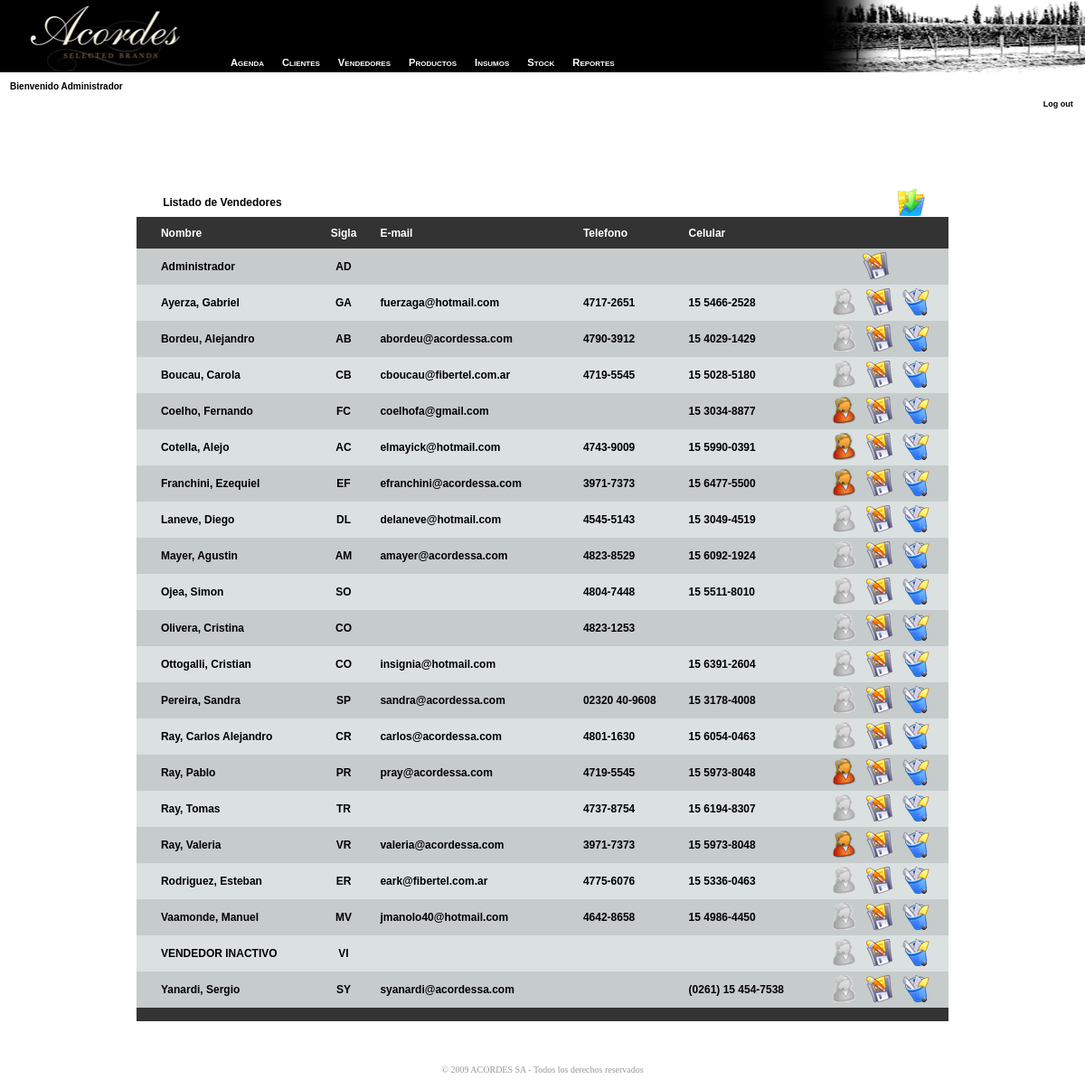
The page /web/administrador/abm_vendedores.php (signed in) on the database its author committed.
### tables this page shows
CREATE TABLE `vendedores` (
  `id_vendedor` int(6) NOT NULL AUTO_INCREMENT,
  `nombre` varchar(255) NOT NULL DEFAULT '',
  `sigla` varchar(100) DEFAULT NULL,
  `telefono` varchar(255) NOT NULL DEFAULT '',
  `mail` varchar(255) NOT NULL DEFAULT '',
  `direccion` varchar(255) NOT NULL DEFAULT '',
  `celular` varchar(20) DEFAULT NULL,
  `user` varchar(20) DEFAULT NULL,
  `observaciones` blob,
  `pass` varchar(20) NOT NULL DEFAULT '',
  `activo` tinyint(10) DEFAULT '1',
  PRIMARY KEY (`id_vendedor`)
);

### web/administrador/conn.php (called while the page is built, shortened)
<?php
$conn_id = openConn();
function openConn (){
	$local = $_SERVER['SERVER_NAME'] == "localhost" ? true:false;
	if ($local) {
		$id = mysql_connect("localhost", "root") or die("error");
	} else {
		$id = mysql_connect("localhost", "acordes_user", "Acordes12") or die(mysql_error());
		mysql_select_db("acordes_bd", $id);
	}
	return $id;
}
function query ($str){
	global $conn_id;
	$q = mysql_query ($str, $conn_id) or die (mysql_error());
	return $q;
}
?>

### web/administrador/abm_vendedores.php (the view, shortened to what this page needs)
<?
require("conn.php");
require("func.php");
$ver = $_REQUEST['ver'];
if($ver == "") $ver = "listar";
$id_vendedor = $_REQUEST['id_vendedor'];
?>
<html>
<head>
<link rel="stylesheet" href="includes/menu.css" type="text/css">
<link href="estilos.css" rel="stylesheet" type="text/css">
</head>
<body>
<?
	$vendedor = $_SESSION['nombre_vend'];
	$exp = explode(",", $vendedor);
	if($exp[1] == ""){
		$n = $exp[0];
	}else{
		$n = $exp[1];
	}
	include("_menu.php");
?>
<table width="100%" border="0" cellpadding="0" cellspacing="0">
		<tr>
			<td height="121" valign="top">
				<table width="100%" height="121" border="0" cellpadding="0" cellspacing="0" id="HEADER">
					<tr>
						<td width="343" valign="top" class="header-left3">
						  <img src="images/headers/mm-ap.jpg" width="341" height="80">
						  <p class="textToolBar">&nbsp;&nbsp;&nbsp;&nbsp;Bienvenido <?= $n?></p>
						</td>
						<td class="expand3">&nbsp;</td>
						<td width="358" valign="top" class="header-right3">
							<p>&nbsp;<br><br><br></p><p>&nbsp;</p>
					    	<p align="right"><a href="logout.php" class="textToolBarLink">Log out</a>&nbsp;&nbsp;&nbsp;</p>
						</td>
					</tr>
				</table>
			</td>
		</tr>
		<tr>
		  <td height="15"><div align="right"></div></td>
		</tr>
		<tr valign="top">
			<td height="5">
			</td>
		</tr>
		<tr><td height="30">&nbsp;</td></tr>
		<tr>
			<td valign="top" height="30">
<br>
<br>
<?
if($ver != "listar"){
?>
	<table width="700" align="center" cellpadding="0" cellspacing="1">
		<form action="<?= $_SERVER['PHP_SELF']?>" method="POST" name="formu">
			<? if($id_vendedor == ""){
				$nombre="";
				$sigla= "";
				$telefono="";
				$mail="";
				$direccion="";
				$celular="";
				$observaciones="";
			?>
			<tr height="30"><td class="t" colspan="4" align="center">Agregar un Vendedor</td></tr>
			<? }?>
			<?
			if($id_vendedor > 0){
				$q = query("SELECT * FROM vendedores WHERE id_vendedor= ". $id_vendedor);
				$rs = mysql_fetch_array($q);
				$nombre = $rs['nombre'];
				$sigla = $rs['sigla'];
				$telefono = $rs['telefono'];
				$mail = $rs['mail'];
				$direccion = $rs['direccion'];
				$celular = $rs['celular'];
				$observaciones = $rs['observaciones'];
				$pass = $rs['pass'];
			?>
			<tr height="30"><td class="t" colspan="4" align="center">Modificar al Vendedor</td></tr>
			<? }?>
			<tr height="30">
				<td width="25" class="c1">&nbsp;</td>
				<td width="150" class="c1" align="center">Nombre</td>
				<td width="500" class="c1">&nbsp;&nbsp;<input name="nombre" type="text" id="nombre" value="<?=$nombre?>" size="40"></td>
				<td width="25" class="c1">&nbsp;</td>
			</tr>
			<tr height="30">
				<td class="c2">&nbsp;</td>
				<td class="c2" align="center">Sigla</td>
				<td class="c2">&nbsp;&nbsp;<input type="text" name="sigla"  value="<?=$sigla?>" size="40"></td>
				<td class="c2">&nbsp;</td>
			</tr>
			<tr height="30">
				<td class="c1">&nbsp;</td>
				<td class="c1" align="center">Contraseña</td>
				<td class="c1">&nbsp;&nbsp;<input type="text" name="pass"  value="<?=$pass?>" size="10"></td>
				<td class="c1">&nbsp;</td>
			</tr>
			<tr height="30">
				<td class="c2">&nbsp;</td>
				<td class="c2" align="center">Telefono</td>
				<td class="c2">&nbsp;&nbsp;<input name="telefono" type="text" id="telefono"  value="<?=$telefono?>" size="20"></td>
				<td class="c2">&nbsp;</td>
			</tr>
			<tr height="30">
				<td class="c1">&nbsp;</td>
				<td class="c1" align="center">Celular</td>
				<td class="c1">&nbsp;&nbsp;<input type="text" name="celular" value="<?=$celular?>" size="20"></td>
				<td class="c1">&nbsp;</td>
			</tr>
			<tr height="30">
				<td class="c2">&nbsp;</td>
				<td class="c2" align="center">Mail</td>
				<td class="c2">&nbsp;&nbsp;<input type="text" name="mail"  value="<?=$mail?>" size="40"></td>
				<td class="c2">&nbsp;</td>
			</tr>
			<tr height="30">
				<td class="c1">&nbsp;</td>
				<td class="c1" align="center">Direccion</td>
				<td class="c1">&nbsp;&nbsp;<input type="text" name="direccion"  value="<?=$direccion?>" size="40"></td>
				<td class="c1">&nbsp;</td>
			</tr>
			<tr height="30">
				<td class="c2">&nbsp;</td>
				<td class="c2" align="center">Observaciones</td>
				<td class="c2">&nbsp;&nbsp;<textarea name="observaciones" cols="80" rows="6"><?=$observaciones?></textarea></td>
				<td class="c2">&nbsp;</td>
			</tr>
				<?
				if ($id_vendedor > 0){
				?>
					<tr height="50">
						<td width="25" class="t">&nbsp;</td>
						<td colspan="2" class="t" align="center">
							<input type="hidden" value="<?=$rs['id_vendedor']?>" name="id_vendedor">
							<input type="image" src="images/b_save.png" onClick="return confirmarM();">
							<input type="hidden" name="Modificar" value="Modificar">&nbsp;&nbsp;&nbsp;&nbsp;
							<a href="<?= $_SERVER['PHP_SELF']?>?Cancelar=Cancelar"><img src="images/b_back.png" width="30" height="30" border="0" alt="Cancelar"></a>&nbsp;&nbsp;&nbsp;&nbsp;
							<a href="<?=$_SERVER['PHP_SELF']?>?id_cliente=<?= $id_cliente?>&historial=historial"><img src="images/historial.png" border="0" alt="Historial del cliente <?= $apellido?>" width="30" height="30"></a>
						</td>
						<td width="25" class="t">&nbsp;</td>
					</tr>
				<? }else{?>
					<tr height="50">
						<td width="25" class="t">&nbsp;</td>
						<td colspan="2" class="t" align="center">
							<input type="image" src="images/b_insert.png" onClick="return confirmarA();">
							<input type="hidden" name="Agregar" value="Agregar">&nbsp;&nbsp;
							<a href="<?= $_SERVER['PHP_SELF']?>?Cancelar=Cancelar"><img src="images/b_back.png" width="30" height="30" border="0" alt="Cancelar"></a>
						</td>
						<td width="25" class="t">&nbsp;</td>
					</tr>
				<? }?>
		</form>
	</table>
<?
}
else{
?>
	<table width="900" align="center" cellpadding="0" cellspacing="1" border="0">
		<tr>
			<td width="25">&nbsp;</td>
			<td width="400" class="encabezado">&nbsp;Listado de Vendedores</td>
			<td width="450" align="right"><a href="<?= $_SERVER['PHP_SELF']?>?ver=insert"><img src="images/b_insert_new.png" border="0" alt="Ingresar un nuevo Vendedor"></a></td>
			<td width="25">&nbsp;</td>
		</tr>
		<tr height="40">
			<td colspan="4">
				<table width="100%" align="center" cellpadding="0" cellspacing="0" border="0">
					<tr height="35">
						<td width="3%" class="t"></td>
						<td width="18%" class="t">Nombre</td>
						<td width="9%" class="t" align="center">Sigla</td>
						<td width="25%" class="t">E-mail</td>
						<td width="13%" class="t">Telefono</td>
						<td width="15%" class="t">Celular</td>
						<td width="17%" class="t" colspan="2">&nbsp;</td>
					</tr>
					<?
					$q = query("SELECT * from vendedores ORDER BY nombre");
					while($rs = mysql_fetch_array($q)){
						$id_vendedor = $rs['id_vendedor'];
						$sigla = $rs['sigla'];
						$nombre = $rs['nombre'];
						$telefono = $rs['telefono'];
						$mail = $rs['mail'];
						$celular = $rs['celular'];
						$activo = $rs['activo'];
						$c = $flag ? "c1":"c2";
						$flag =! $flag;
						?>
						<form action="<?=$_SERVER['PHP_SELF']?>" method="post">
						  <tr height="40">
							<td class="<?= $c?>"></td>
							<td class="<?= $c?>"><?= $nombre?></td>
							<td class="<?= $c?>" align="center"><?= $sigla?></td>
							<td class="<?= $c?>"><?= substr($mail,0,30)?></td>
							<td class="<?= $c?>"><?= $telefono?></td>
							<td class="<?= $c?>"><?= $celular?></td>
							<td class="<?= $c?>" colspan="2" align="center">
								<? if($id_vendedor != 1){?>
									<? if($activo == 0){?>
										<a href="<?=$_SERVER['PHP_SELF']?>?id_vendedor=<?= $id_vendedor?>&nombre=<?= $rs['nombre']?>&acc=activar"><img src="images/desactivo.png" border="0" alt="Activar al vendedor <?= $apellido?>" width="30" height="30"></a>&nbsp;&nbsp;
									<? }?>
									<? if($activo == 1){?>
										<a href="<?=$_SERVER['PHP_SELF']?>?id_vendedor=<?= $id_vendedor?>&nombre=<?= $rs['nombre']?>&acc=desactivar"><img src="images/activo.png" border="0" alt="Desactivar al vendedor <?= $apellido?>" width="30" height="30"></a>&nbsp;&nbsp;
									<? }?>
								<? }?>
								<a href="<?=$_SERVER['PHP_SELF']?>?id_vendedor=<?= $id_vendedor?>&ver=modificar"><img src="images/b_save.png" border="0" alt="Detalle del vendedor <?= $apellido?>"></a>&nbsp;&nbsp;
								<? if($id_vendedor != 1){?>
									<a href="<?= $_SERVER['PHP_SELF']?>?Borrar=Borrar&id_vendedor=<?= $rs['id_vendedor']?>&nombre=<?= $rs['nombre']?>" onClick="return confirmarE();"><img src="images/b_borrar.png" width="30" height="30" border="0" alt="Eliminar el vendedor <?= $rs['nombre']?>"></a>
								<? }?>
							</td>
						  </tr>
						  </form>
					<? }?>
					<tr height="15"><td colspan="8" class="t">&nbsp;</td></tr>
				</table>
			</td>
		</tr>
	</table>
<? }?>
			</td>
		</tr>
		<tr><td vAlign="top" height="30"></td></tr>
		<tr>
			<td height="44" align="center" valign="bottom">
				<table class="pie" id="FOOTER" height="44" cellSpacing="0" cellPadding="0" width="100%" border="0">
					<tr>
						<td align="center">© 2009 ACORDES SA - Todos los derechos reservados</td>
					</tr>
				</table>
			</td>
		</tr>
	</table>
</body>
</html>

### web/administrador/includes/menu.css (style rules this page uses)
body { font-family:Tahoma, Geneva, sans-serif; }

### web/administrador/estilos.css (style rules this page uses)
body { margin-left:0; margin-top:0; margin-bottom:0; margin-right:0; font-family:Verdana, Arial, Helvetica, sans-serif; }
.encabezado { font-size:12px; font-weight:bold; }
.textToolBar { font-family: Verdana, Arial, Helvetica, sans-serif; font-size: 10px; font-weight: bold; color: #000000; }
.pie { font-family: Verdana; font-size: 10px; color: #999; background-image: url(images/gris_footer.gif); background-repeat: no-repeat; background-position: right bottom; }
td.c1 { background-color:#dbe1e1; font-size:12px; font-weight: bold; font-family: Arial, Verdana, sans-serif; text-decoration: none; color:#000000; }
td.c2 { background-color:#c6cbcb; font-size:12px; font-weight: bold; font-family: Arial, Verdana, sans-serif; text-decoration: none; color:#000000; }
td.t { background-color:#333333; font-size:12px; font-weight: bold; font-family: Arial, Verdana, sans-serif; text-decoration: none; color:#FFFFFF; }
a.textToolBarLink:link, a.textToolBarLink:visited, a.textToolBarLink:active { font-family: Verdana, Arial, Helvetica, sans-serif; font-size: 9px; font-weight: bold; color: #000000; }
.expand3 { background-image: url(images/headers/expand3.gif); background-repeat: repeat-x; }
.header-left3 { background-image: url(images/headers/header-left3.gif); background-repeat: no-repeat; }
.header-right3 { background-image: url(images/headers/header-right3.gif); background-repeat: no-repeat; }

### rows shown on the page
vendedores: nombre "Administrador", sigla "AD"
vendedores: nombre "Ayerza, Gabriel", sigla "GA", mail "fuerzaga@hotmail.com", telefono "4717-2651", celular "15 5466-2528", activo 0 (drawn)
vendedores: nombre "Bordeu, Alejandro", sigla "AB", mail "abordeu@acordessa.com", telefono "4790-3912", celular "15 4029-1429", activo 0 (drawn)
vendedores: nombre "Boucau, Carola", sigla "CB", mail "cboucau@fibertel.com.ar", telefono "4719-5545", celular "15 5028-5180", activo 0 (drawn)
vendedores: nombre "Coelho, Fernando", sigla "FC", mail "coelhofa@gmail.com", celular "15 3034-8877", activo 1 (drawn)
vendedores: nombre "Cotella, Alejo", sigla "AC", mail "elmayick@hotmail.com", telefono "4743-9009", celular "15 5990-0391", activo 1 (drawn)
vendedores: nombre "Franchini, Ezequiel", sigla "EF", mail "efranchini@acordessa.com", telefono "3971-7373", celular "15 6477-5500", activo 1 (drawn)
vendedores: nombre "Laneve, Diego", sigla "DL", mail "delaneve@hotmail.com", telefono "4545-5143", celular "15 3049-4519", activo 0 (drawn)
vendedores: nombre "Mayer, Agustin", sigla "AM", mail "amayer@acordessa.com", telefono "4823-8529", celular "15 6092-1924", activo 0 (drawn)
vendedores: nombre "Ojea, Simon", sigla "SO", telefono "4804-7448", celular "15 5511-8010", activo 0 (drawn)
vendedores: nombre "Olivera, Cristina", sigla "CO", telefono "4823-1253", activo 0 (drawn)
vendedores: nombre "Ottogalli, Cristian", sigla "CO", mail "insignia@hotmail.com", celular "15 6391-2604", activo 0 (drawn)
vendedores: nombre "Pereira, Sandra", sigla "SP", mail "sandra@acordessa.com", telefono "02320 40-9608", celular "15 3178-4008", activo 0 (drawn)
vendedores: nombre "Ray, Carlos Alejandro", sigla "CR", mail "carlos@acordessa.com", telefono "4801-1630", celular "15 6054-0463", activo 0 (drawn)
vendedores: nombre "Ray, Pablo", sigla "PR", mail "pray@acordessa.com", telefono "4719-5545", celular "15 5973-8048", activo 1 (drawn)
vendedores: nombre "Ray, Tomas", sigla "TR", telefono "4737-8754", celular "15 6194-8307", activo 0 (drawn)
vendedores: nombre "Ray, Valeria", sigla "VR", mail "valeria@acordessa.com", telefono "3971-7373", celular "15 5973-8048", activo 1 (drawn)
vendedores: nombre "Rodriguez, Esteban", sigla "ER", mail "eark@fibertel.com.ar", telefono "4775-6076", celular "15 5336-0463", activo 0 (drawn)
vendedores: nombre "Vaamonde, Manuel", sigla "MV", mail "jmanolo40@hotmail.com", telefono "4642-8658", celular "15 4986-4450", activo 0 (drawn)
vendedores: nombre "VENDEDOR INACTIVO", sigla "VI", activo 0 (drawn)
vendedores: nombre "Yanardi, Sergio", sigla "SY", mail "syanardi@acordessa.com", celular "(0261) 15 454-7538", activo 0 (drawn)

### other values the page prints
$n "Administrador"
